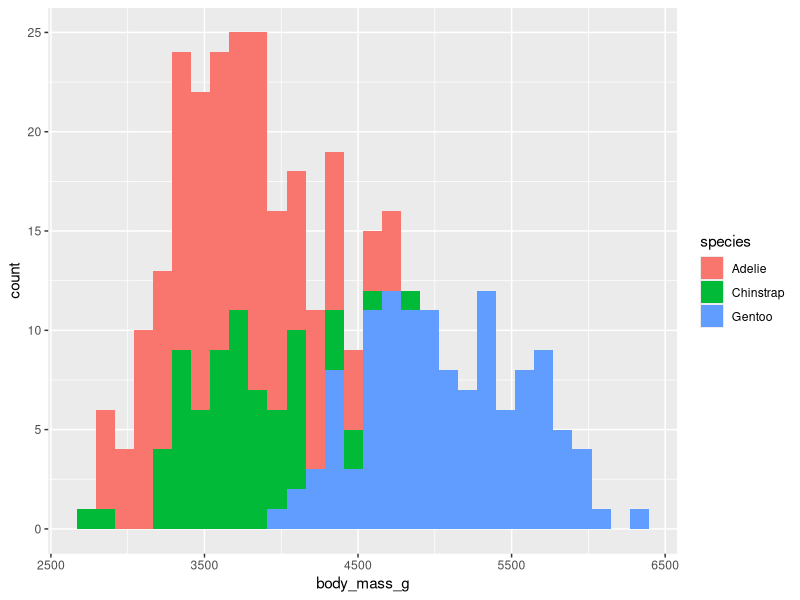
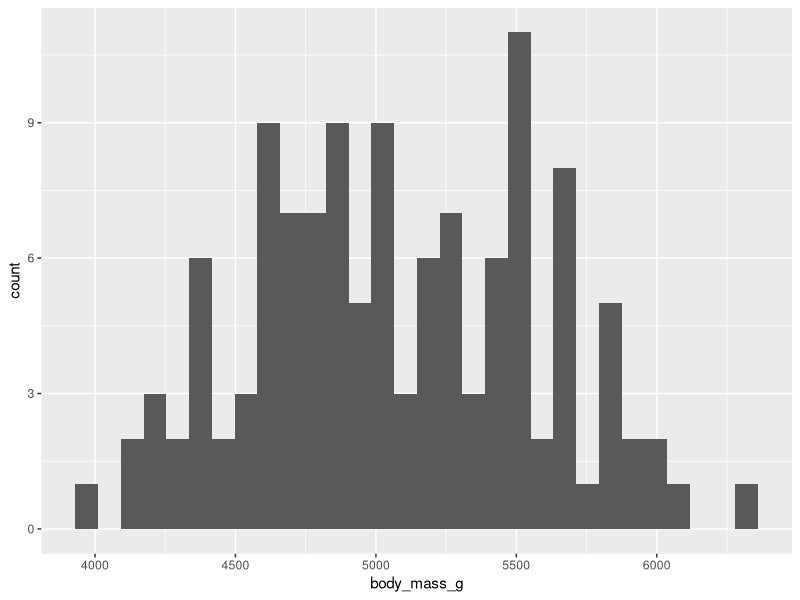
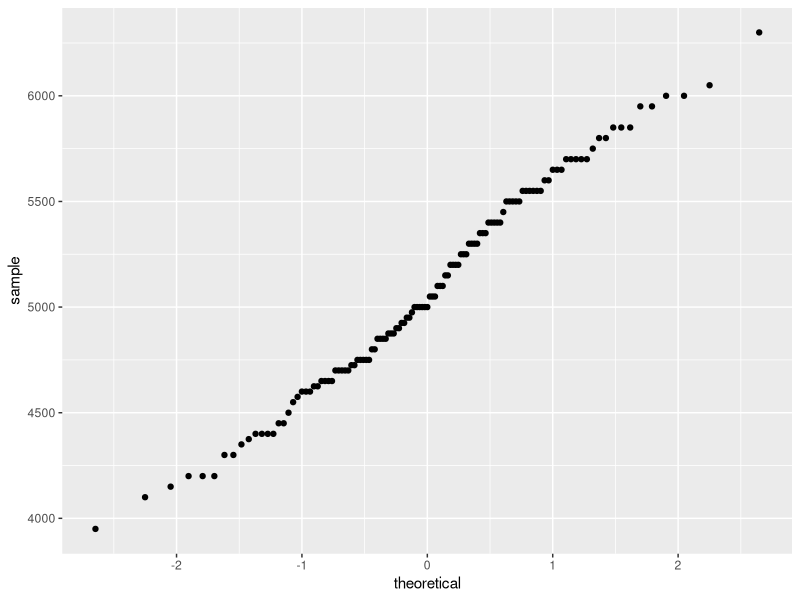
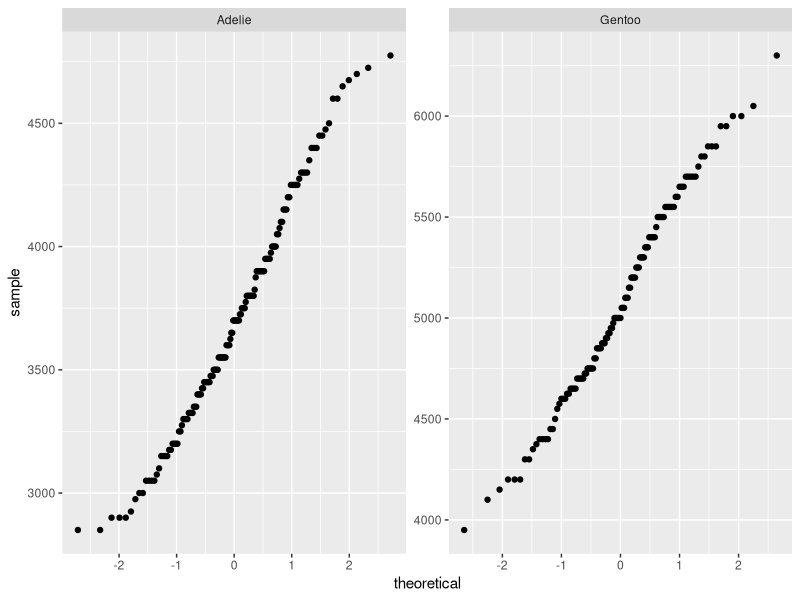
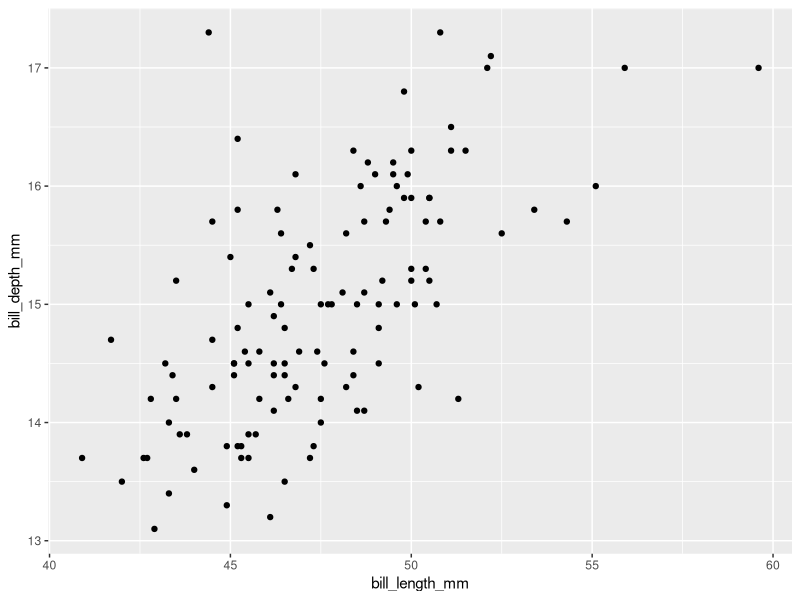
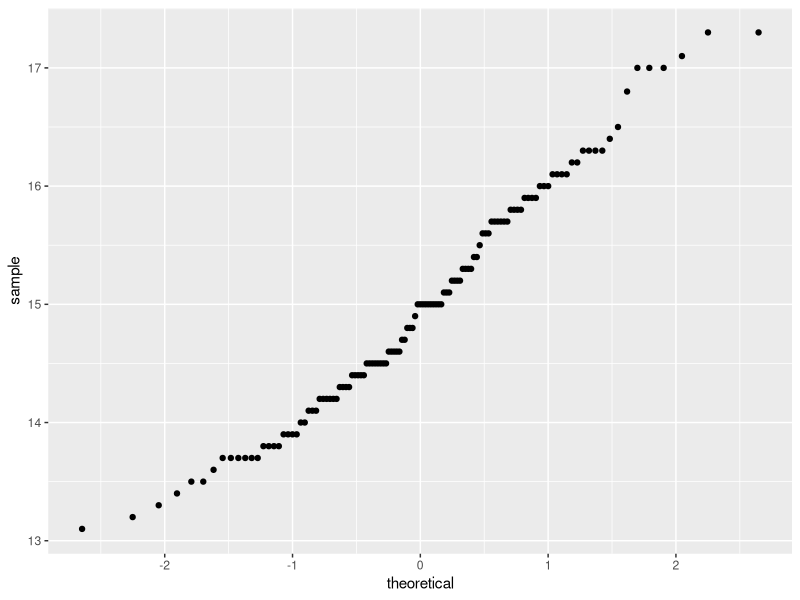
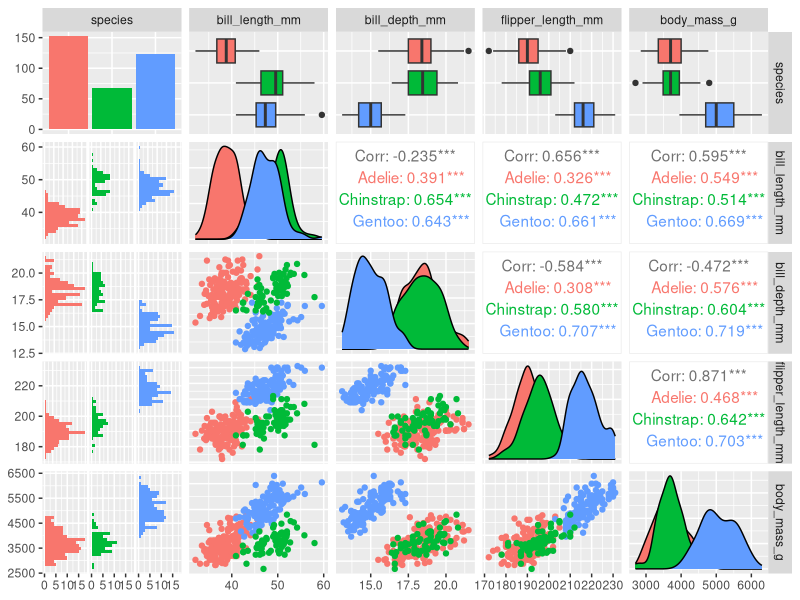

Write R code to recreate these figures, in order.
# Graham C. McLaughlin
# 2022-02-21
# t-tests

library(palmerpenguins)
library(rstatix)
library(tidyverse)

head(penguins)

ggplot(data = penguins) +
  geom_histogram(aes(x=body_mass_g, fill = species))

#One-sample t-test
gentoo <- penguins %>%
  filter(species=="Gentoo")
head(gentoo)

ggplot(data = gentoo) +
  geom_histogram(aes(x=body_mass_g))

#Assumptions of t-test
# -normally distributed
# -No outliers

#Let's check the normality assumption:
ggplot(data = gentoo) +
  stat_qq(aes(sample = body_mass_g)) #plots your sample against a theoretical normal distribution from smallest to largest. Data should fit a 1:1 line approximately.

gentoo %>%
  summarize(mean_body_mass_g = mean(body_mass_g, na.rm = TRUE),
            sd_body_mass_g = sd(body_mass_g, na.rm = TRUE))

#Let's run a One-sample t-test:

# Base r t-test
t.test(gentoo$body_mass_g, mu = 5500)

# TidyVerse t-test
t_test_results <- gentoo %>% 
  t_test(body_mass_g ~ 1, mu = 5500)

#Two-sample t-test:

# Are the adele penguins body mass different from the gentoo penguin body mass?

data_for_ttest <- penguins %>%
  filter(species %in% c("Gentoo", "Adelie"), #Only keep Gentoo and Adelie
         !is.na(body_mass_g)) %>% #Get rid of NAs
  select(species, body_mass_g) %>% #Which columns should we keep
  droplevels() #Drops unrepresented factor levels, Chinstrap is removed

summary(data_for_ttest) #We can see that we removed the chinstrap species

data_for_ttest %>%
  group_by(species) %>%
  summarize(mean = mean(body_mass_g),
            sd = sd(body_mass_g))

ggplot(data = data_for_ttest) +
  stat_qq(aes(sample = body_mass_g)) +
  facet_wrap(~species, scales = "free") #changing fixed scales to free scales

# Check equality of variance assumption:
data_for_ttest %>% 
  levene_test(body_mass_g ~ species) #variances are not significantly different

t.test(data_for_ttest$body_mass_g ~ data_for_ttest$species, var.equal = TRUE) #Two sample t-test is significant. The two species are statistically different in terms of body mass. R automatically uses the Welch's t-test for unequal variances. Welch's is more conservative than the student's t-test so we can trust the p-value from this test. However, we can tell the t.test function that the variances are indeed equal and force the t.test function to use a normal two sample t-test.


# Running correlations:

ggplot(data = gentoo) +
  geom_point(aes(x = bill_length_mm, y = bill_depth_mm)) 

ggplot(data = gentoo) +
  stat_qq(aes(sample = bill_depth_mm)) #Checking normality assumption

cor(x = gentoo$bill_depth_mm, y = gentoo$bill_length_mm, use = "complete.obs") #cor() outputs the correlation coefficient (Pearson's R)
cor.test(x = gentoo$bill_depth_mm, y = gentoo$bill_length_mm, use = "complete.obs") #Gives us a more complete suite of test statistics.
gentoo %>%
  cor_test(bill_length_mm, bill_depth_mm) #Same test but through dplyr piping.
# For running correlations for non-normal distributed data you can use a different test through the cor.test or cor function (i.e. Kendall test)

#Let's run a correlation matrix:
cor(gentoo[ ,c(3:6)], use = "complete.obs") #kind of like a pairwise comparison but with correlation tests.

#Running fancier correlation matrix
library(GGally) #adds the ggpairs() functionality

penguins %>%
  select(species, bill_length_mm, bill_depth_mm, flipper_length_mm, body_mass_g) %>%
  ggpairs(aes(color = species))


